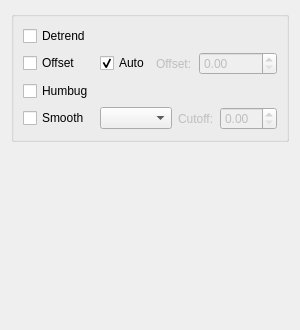
        <widget class="QWidget" name="filtersTab">
         <attribute name="title">
          <string>Signal Processing</string>
         </attribute>
         <layout class="QGridLayout" name="gridLayout_3">
          <item row="0" column="0">
           <widget class="QGroupBox" name="groupBox">
            <property name="toolTip">
             <string>&lt;html&gt;&lt;head/&gt;&lt;body&gt;&lt;p&gt;Pre-process data before detection.&lt;/p&gt;&lt;p&gt;Only applies to unfiltered data.&lt;/p&gt;&lt;/body&gt;&lt;/html&gt;</string>
            </property>
            <property name="statusTip">
             <string>Pre-process data before detection</string>
            </property>
            <property name="whatsThis">
             <string>&lt;html&gt;&lt;head/&gt;&lt;body&gt;&lt;p&gt;Pre-process data before detection.&lt;/p&gt;&lt;p&gt;Only applies to unfiltered data.&lt;/p&gt;&lt;/body&gt;&lt;/html&gt;</string>
            </property>
            <property name="title">
             <string/>
            </property>
            <layout class="QGridLayout" name="gridLayout">
             <item row="2" column="0">
              <widget class="QCheckBox" name="deHumCheckBox">
               <property name="text">
                <string>Humbug</string>
               </property>
              </widget>
             </item>
             <item row="3" column="1" colspan="2">
              <widget class="QComboBox" name="filterTypeComboBox"/>
             </item>
             <item row="3" column="3" colspan="2">
              <widget class="QLabel" name="freqCutoffLabel">
               <property name="enabled">
                <bool>false</bool>
               </property>
               <property name="text">
                <string>Cutoff:</string>
               </property>
               <property name="buddy">
                <cstring>cutoffFrequencySpinBox</cstring>
               </property>
              </widget>
             </item>
             <item row="3" column="5">
              <widget class="QuantitySpinBox" name="cutoffFrequencySpinBox">
               <property name="enabled">
                <bool>false</bool>
               </property>
               <property name="sizePolicy">
                <sizepolicy hsizetype="MinimumExpanding" vsizetype="Fixed">
                 <horstretch>0</horstretch>
                 <verstretch>0</verstretch>
                </sizepolicy>
               </property>
              </widget>
             </item>
             <item row="3" column="0">
              <widget class="QCheckBox" name="noiseFilterCheckBox">
               <property name="toolTip">
                <string>De-noise signal before detection</string>
               </property>
               <property name="statusTip">
                <string>De-noise signal before detection</string>
               </property>
               <property name="whatsThis">
                <string>&lt;html&gt;&lt;head/&gt;&lt;body&gt;&lt;p&gt;Before detection, de-noise signal using a low pass digital filter (Hamming window).&lt;/p&gt;&lt;/body&gt;&lt;/html&gt;</string>
               </property>
               <property name="text">
                <string>Smooth</string>
               </property>
              </widget>
             </item>
             <item row="0" column="0">
              <widget class="QCheckBox" name="linearDetrendCheckBox">
               <property name="toolTip">
                <string>Linear detrending - remove drift</string>
               </property>
               <property name="statusTip">
                <string>Linear detrending - remove drift</string>
               </property>
               <property name="whatsThis">
                <string>Linear detrending - remove drift</string>
               </property>
               <property name="text">
                <string>Detrend</string>
               </property>
              </widget>
             </item>
             <item row="1" column="0">
              <widget class="QCheckBox" name="removeDCCheckBox">
               <property name="toolTip">
                <string>Remove signal offset (DC) before detection</string>
               </property>
               <property name="statusTip">
                <string>Remove signal offset (DC) before detection</string>
               </property>
               <property name="whatsThis">
                <string>Remove signal offset (DC) before detection</string>
               </property>
               <property name="text">
                <string>Offset</string>
               </property>
              </widget>
             </item>
             <item row="1" column="1">
              <widget class="QCheckBox" name="autoOffsetCheckBox">
               <property name="toolTip">
                <string>When checked, offset will be adapted from the current signal</string>
               </property>
               <property name="statusTip">
                <string>When checked, offset will be adapted from the current signal</string>
               </property>
               <property name="whatsThis">
                <string>When checked, offset will be adapted from the current signal</string>
               </property>
               <property name="text">
                <string>Auto</string>
               </property>
               <property name="checked">
                <bool>true</bool>
               </property>
              </widget>
             </item>
             <item row="1" column="2" colspan="2">
              <widget class="QLabel" name="offsetLabel">
               <property name="enabled">
                <bool>false</bool>
               </property>
               <property name="toolTip">
                <string>Use custom offset value</string>
               </property>
               <property name="statusTip">
                <string>Use custom offset value</string>
               </property>
               <property name="whatsThis">
                <string>Use custom offset value</string>
               </property>
               <property name="text">
                <string>Offset:</string>
               </property>
               <property name="buddy">
                <cstring>dcValueSpinBox</cstring>
               </property>
              </widget>
             </item>
             <item row="1" column="4" colspan="2">
              <widget class="QuantitySpinBox" name="dcValueSpinBox">
               <property name="enabled">
                <bool>false</bool>
               </property>
               <property name="sizePolicy">
                <sizepolicy hsizetype="MinimumExpanding" vsizetype="Fixed">
                 <horstretch>0</horstretch>
                 <verstretch>0</verstretch>
                </sizepolicy>
               </property>
              </widget>
             </item>
            </layout>
           </widget>
          </item>
          <item row="1" column="0">
           <spacer name="verticalSpacer">
            <property name="orientation">
             <enum>Qt::Vertical</enum>
            </property>
            <property name="sizeHint" stdset="0">
             <size>
              <width>20</width>
              <height>177</height>
             </size>
            </property>
           </spacer>
          </item>
         </layout>
        </widget>
